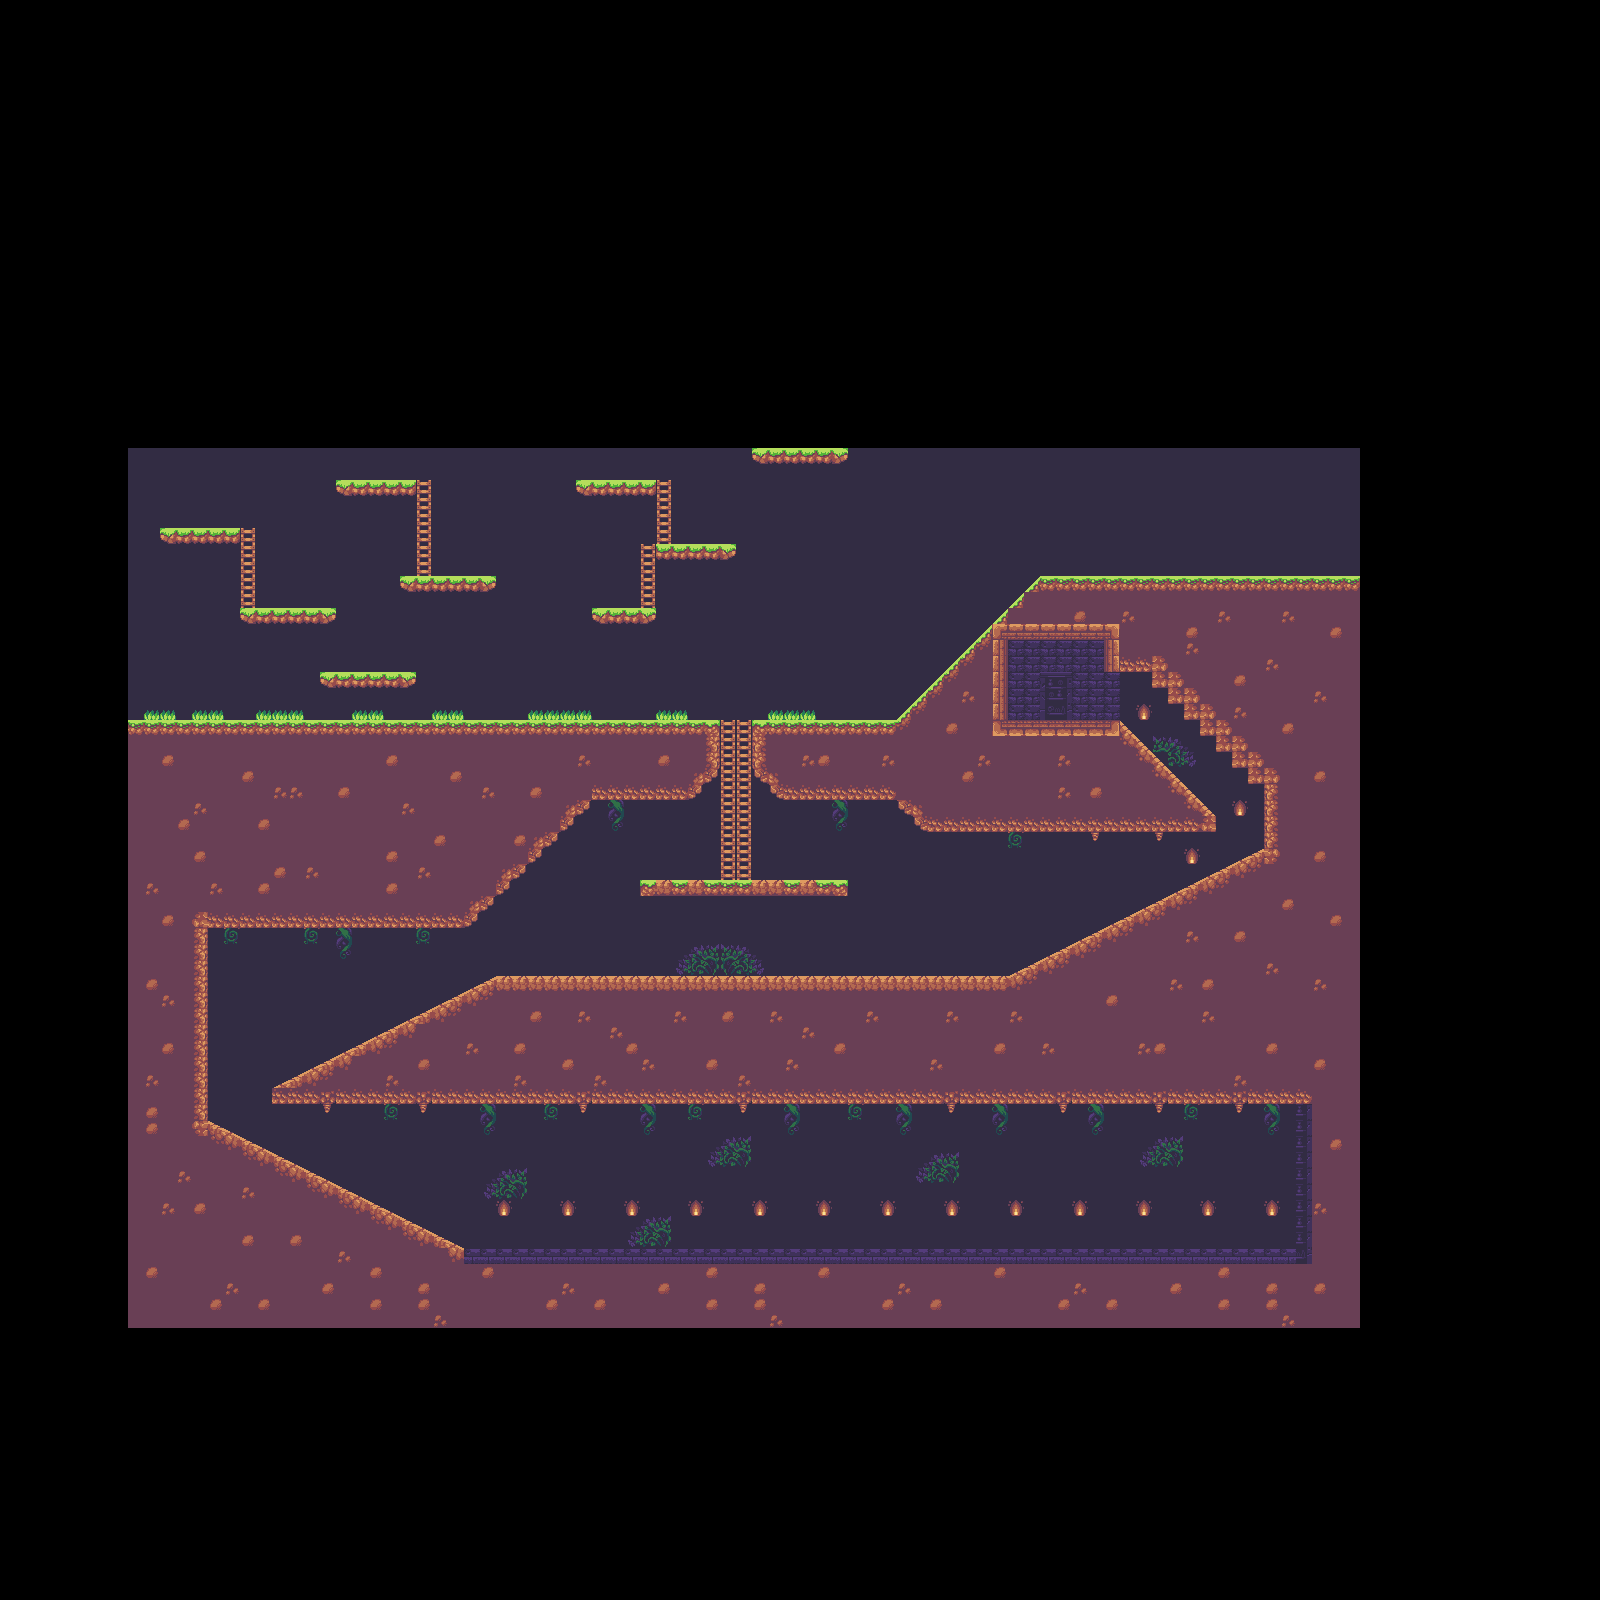

The image is a tile-based game level rendered from a .tmx file. Its description and source (layers, tilesets, objects; grid data summarised) follow:
An orthogonal 100x100 tile map with 16x16 px tiles, 3 tile layers (Background, Ground, Ladder) and 7 objects.

<map version="1.0" tiledversion="2018.02.14" orientation="orthogonal" renderorder="right-down" width="100" height="100" tilewidth="16" tileheight="16" infinite="0" nextobjectid="14">
 <tileset firstgid="1" source="SunnyLand.tsx" />
 <layer name="Background" width="100" height="100">
  <data>[10000 cells, 4210 non-empty, 23 distinct tile ids]</data>
 </layer>
 <layer name="Ground" width="100" height="100">
  <data>[10000 cells, 2188 non-empty, 63 distinct tile ids]</data>
 </layer>
 <layer name="Ladder" width="100" height="100">
  <data>[10000 cells, 39 non-empty, 1 distinct tile ids]</data>
 </layer>
 <objectgroup name="GroundCollision">
  <object id="1" x="128" y="720">
   <polyline points="0,0 592,0 592,48 576,64 560,80 464,80 336,208 80,208 80,400 336,528 1168,528 1168,384 144,384 144,368 368,256 880,256 1136,128 1136,64 1024,-48 976,-48 976,-80 880,-80 880,0 992,0 1088,96 1088,112 800,112 768,80 656,80 624,48 624,0 768,0 912,-144 1232,-144 1240,-17.3333" />
  </object>
  <object id="13" x="640" y="880">
   <polyline points="0,0 208,0 208,16 0,16 0,0" />
  </object>
 </objectgroup>
 <objectgroup name="LadderCollision">
  <object id="6" x="720" y="704" width="32" height="160" />
  <object id="9" x="640" y="528" width="16" height="64" />
  <object id="10" x="656" y="464" width="16" height="64" />
  <object id="11" x="416" y="464" width="16" height="96" />
  <object id="12" x="240" y="512" width="16" height="80" />
 </objectgroup>
</map>
